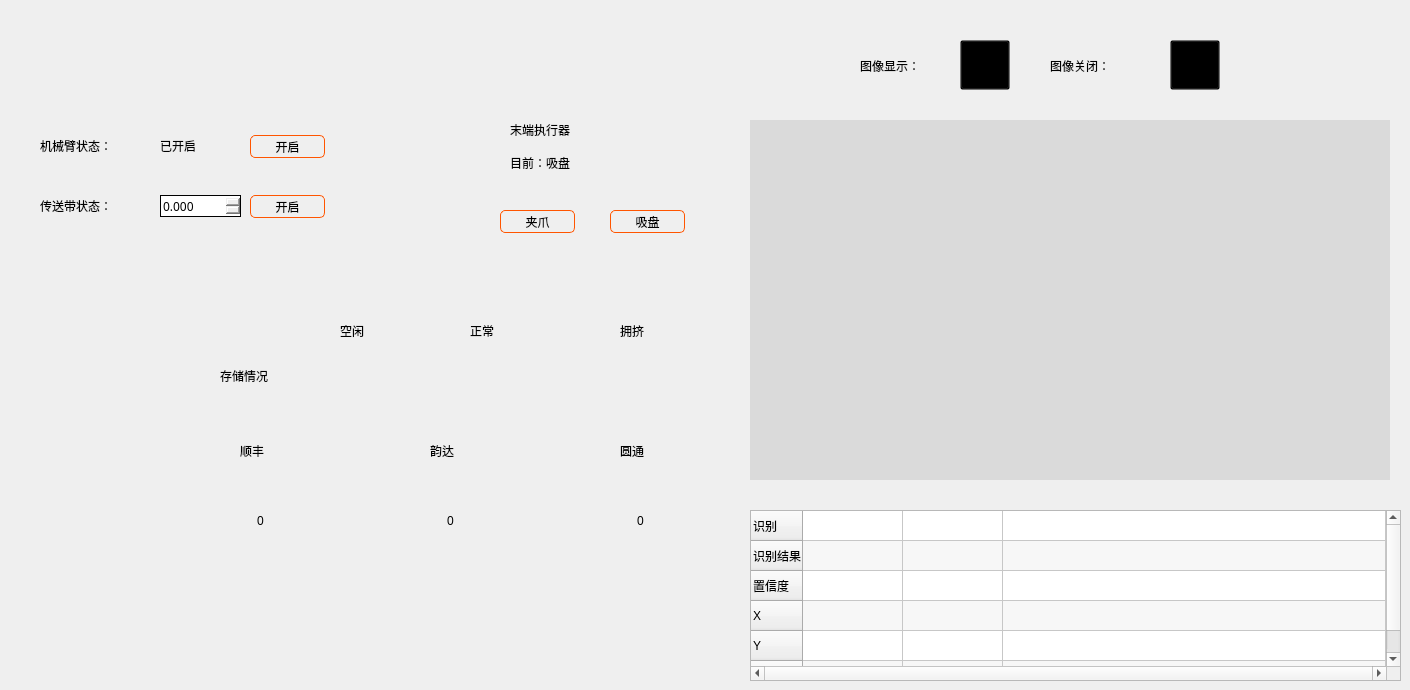
     <widget class="QWidget" name="tab_1_18">
      <attribute name="title">
       <string>工作台现状</string>
      </attribute>
      <widget class="QLabel" name="label_142">
       <property name="geometry">
        <rect>
         <x>860</x>
         <y>40</y>
         <width>91</width>
         <height>51</height>
        </rect>
       </property>
       <property name="styleSheet">
        <string notr="true">
font: 14pt &quot;微软雅黑&quot;;
</string>
       </property>
       <property name="text">
        <string>图像显示：</string>
       </property>
      </widget>
      <widget class="QTableWidget" name="tableWidget1_5">
       <property name="geometry">
        <rect>
         <x>750</x>
         <y>510</y>
         <width>651</width>
         <height>171</height>
        </rect>
       </property>
       <property name="autoFillBackground">
        <bool>true</bool>
       </property>
       <property name="styleSheet">
        <string notr="true">color: rgb(0, 0, 0);</string>
       </property>
       <property name="lineWidth">
        <number>1</number>
       </property>
       <property name="midLineWidth">
        <number>0</number>
       </property>
       <property name="verticalScrollBarPolicy">
        <enum>Qt::ScrollBarPolicy::ScrollBarAlwaysOn</enum>
       </property>
       <property name="horizontalScrollBarPolicy">
        <enum>Qt::ScrollBarPolicy::ScrollBarAlwaysOn</enum>
       </property>
       <property name="sizeAdjustPolicy">
        <enum>QAbstractScrollArea::SizeAdjustPolicy::AdjustToContentsOnFirstShow</enum>
       </property>
       <property name="defaultDropAction">
        <enum>Qt::DropAction::IgnoreAction</enum>
       </property>
       <property name="alternatingRowColors">
        <bool>true</bool>
       </property>
       <property name="textElideMode">
        <enum>Qt::TextElideMode::ElideMiddle</enum>
       </property>
       <property name="horizontalScrollMode">
        <enum>QAbstractItemView::ScrollMode::ScrollPerItem</enum>
       </property>
       <property name="showGrid">
        <bool>true</bool>
       </property>
       <property name="sortingEnabled">
        <bool>false</bool>
       </property>
       <property name="wordWrap">
        <bool>true</bool>
       </property>
       <attribute name="horizontalHeaderVisible">
        <bool>false</bool>
       </attribute>
       <attribute name="horizontalHeaderCascadingSectionResizes">
        <bool>true</bool>
       </attribute>
       <attribute name="horizontalHeaderDefaultSectionSize">
        <number>100</number>
       </attribute>
       <attribute name="horizontalHeaderHighlightSections">
        <bool>true</bool>
       </attribute>
       <attribute name="horizontalHeaderShowSortIndicator" stdset="0">
        <bool>false</bool>
       </attribute>
       <attribute name="horizontalHeaderStretchLastSection">
        <bool>true</bool>
       </attribute>
       <attribute name="verticalHeaderCascadingSectionResizes">
        <bool>true</bool>
       </attribute>
       <attribute name="verticalHeaderHighlightSections">
        <bool>true</bool>
       </attribute>
       <attribute name="verticalHeaderShowSortIndicator" stdset="0">
        <bool>false</bool>
       </attribute>
       <attribute name="verticalHeaderStretchLastSection">
        <bool>true</bool>
       </attribute>
       <row>
        <property name="text">
         <string>识别</string>
        </property>
       </row>
       <row>
        <property name="text">
         <string>识别结果</string>
        </property>
       </row>
       <row>
        <property name="text">
         <string>置信度</string>
        </property>
       </row>
       <row>
        <property name="text">
         <string>X</string>
        </property>
       </row>
       <row>
        <property name="text">
         <string>Y</string>
        </property>
       </row>
       <row>
        <property name="text">
         <string>Z</string>
        </property>
       </row>
       <column>
        <property name="text">
         <string>对象1</string>
        </property>
       </column>
       <column>
        <property name="text">
         <string>对象2</string>
        </property>
       </column>
       <column>
        <property name="text">
         <string>对象3</string>
        </property>
       </column>
      </widget>
      <widget class="QWidget" name="widget_27" native="true">
       <property name="geometry">
        <rect>
         <x>20</x>
         <y>100</y>
         <width>341</width>
         <height>161</height>
        </rect>
       </property>
       <property name="styleSheet">
        <string notr="true">QWidget{
border:2px solid
}
border-color: rgb(207, 207, 207);
color: rgb(0, 0, 0);</string>
       </property>
       <widget class="QLabel" name="label_143">
        <property name="geometry">
         <rect>
          <x>20</x>
          <y>80</y>
          <width>111</width>
          <height>51</height>
         </rect>
        </property>
        <property name="styleSheet">
         <string notr="true">
                      font: 14pt &quot;微软雅黑&quot;;
                      border:0px solid
                  </string>
        </property>
        <property name="text">
         <string>传送带状态：</string>
        </property>
       </widget>
       <widget class="QDoubleSpinBox" name="set_pipeline_v_5">
        <property name="geometry">
         <rect>
          <x>140</x>
          <y>95</y>
          <width>81</width>
          <height>22</height>
         </rect>
        </property>
        <property name="font">
         <font>
          <family>Microsoft YaHei</family>
          <pointsize>9</pointsize>
         </font>
        </property>
        <property name="styleSheet">
         <string notr="true">
                      border:1px solid
                  </string>
        </property>
        <property name="decimals">
         <number>3</number>
        </property>
        <property name="singleStep">
         <double>0.100000000000000</double>
        </property>
        <property name="stepType">
         <enum>QAbstractSpinBox::StepType::DefaultStepType</enum>
        </property>
       </widget>
       <widget class="QPushButton" name="open_or_close_robot_5">
        <property name="geometry">
         <rect>
          <x>230</x>
          <y>35</y>
          <width>75</width>
          <height>23</height>
         </rect>
        </property>
        <property name="styleSheet">
         <string notr="true">
                      QPushButton{
                      background:transparent;
                      font: 14pt &quot;微软雅黑&quot;;
                      border:1px solid;
                      border-color: rgb(255, 85, 0);
                      border-radius:5;
                      }


                      QPushButton::hover{background:rgba(0, 0, 0,170)}
                  </string>
        </property>
        <property name="text">
         <string>开启</string>
        </property>
       </widget>
       <widget class="QLabel" name="state_robot_5">
        <property name="geometry">
         <rect>
          <x>140</x>
          <y>20</y>
          <width>111</width>
          <height>51</height>
         </rect>
        </property>
        <property name="styleSheet">
         <string notr="true">
                      font: 14pt &quot;微软雅黑&quot;;
                      border:0px solid
                  </string>
        </property>
        <property name="text">
         <string>已开启</string>
        </property>
       </widget>
       <widget class="QPushButton" name="open_or_close_pipeline_5">
        <property name="geometry">
         <rect>
          <x>230</x>
          <y>95</y>
          <width>75</width>
          <height>23</height>
         </rect>
        </property>
        <property name="styleSheet">
         <string notr="true">
                      QPushButton{
                      background:transparent;
                      font: 14pt &quot;微软雅黑&quot;;
                      border:1px solid;
                      border-color: rgb(255, 85, 0);
                      border-radius:5;
                      }


                      QPushButton::hover{background:rgba(0, 0, 0,170)}
                  </string>
        </property>
        <property name="text">
         <string>开启</string>
        </property>
       </widget>
       <widget class="QLabel" name="label_144">
        <property name="geometry">
         <rect>
          <x>20</x>
          <y>20</y>
          <width>111</width>
          <height>51</height>
         </rect>
        </property>
        <property name="styleSheet">
         <string notr="true">
font: 14pt &quot;微软雅黑&quot;;
border:0px solid
</string>
        </property>
        <property name="text">
         <string>机械臂状态：</string>
        </property>
       </widget>
      </widget>
      <widget class="QWidget" name="widget_28" native="true">
       <property name="geometry">
        <rect>
         <x>390</x>
         <y>100</y>
         <width>341</width>
         <height>161</height>
        </rect>
       </property>
       <property name="styleSheet">
        <string notr="true">QWidget{
border:2px solid
}
border-color: rgb(207, 207, 207);</string>
       </property>
       <widget class="QLabel" name="label_145">
        <property name="geometry">
         <rect>
          <x>120</x>
          <y>14</y>
          <width>131</width>
          <height>31</height>
         </rect>
        </property>
        <property name="styleSheet">
         <string notr="true">
font: 14pt &quot;微软雅黑&quot;;
border:0px solid
</string>
        </property>
        <property name="text">
         <string>末端执行器</string>
        </property>
       </widget>
       <widget class="QLabel" name="label_146">
        <property name="geometry">
         <rect>
          <x>10</x>
          <y>10</y>
          <width>80</width>
          <height>80</height>
         </rect>
        </property>
        <property name="styleSheet">
         <string notr="true">border:0px solid;
                   border-color: rgb(255, 85, 0);
               </string>
        </property>
        <property name="lineWidth">
         <number>0</number>
        </property>
        <property name="text">
         <string/>
        </property>
        <property name="pixmap">
         <pixmap resource="../resource/1.qrc">:/1/Robotic Arm.png</pixmap>
        </property>
        <property name="scaledContents">
         <bool>true</bool>
        </property>
       </widget>
       <widget class="QLabel" name="state_end_excutive_5">
        <property name="geometry">
         <rect>
          <x>120</x>
          <y>50</y>
          <width>131</width>
          <height>25</height>
         </rect>
        </property>
        <property name="styleSheet">
         <string notr="true">
                      font: 14pt &quot;微软雅黑&quot;;
                      border:0px solid
                  </string>
        </property>
        <property name="text">
         <string>目前：吸盘</string>
        </property>
       </widget>
       <widget class="QPushButton" name="choose_xipan_5">
        <property name="geometry">
         <rect>
          <x>220</x>
          <y>110</y>
          <width>75</width>
          <height>23</height>
         </rect>
        </property>
        <property name="styleSheet">
         <string notr="true">
                      QPushButton{
                      background:transparent;
                      font: 14pt &quot;微软雅黑&quot;;
                      border:1px solid;
                      border-color: rgb(255, 85, 0);
                      border-radius:5;
                      }


                      QPushButton::hover{background:rgba(0, 0, 0,170)}
                  </string>
        </property>
        <property name="text">
         <string>吸盘</string>
        </property>
       </widget>
       <widget class="QPushButton" name="choose_jiazhua_5">
        <property name="geometry">
         <rect>
          <x>110</x>
          <y>110</y>
          <width>75</width>
          <height>23</height>
         </rect>
        </property>
        <property name="styleSheet">
         <string notr="true">
                      QPushButton{
                      background:transparent;
                      font: 14pt &quot;微软雅黑&quot;;
                      border:1px solid;
                      border-color: rgb(255, 85, 0);
                      border-radius:5;
                      }


                      QPushButton::hover{background:rgba(0, 0, 0,170)}
</string>
        </property>
        <property name="text">
         <string>夹爪</string>
        </property>
       </widget>
      </widget>
      <widget class="QLabel" name="label_147">
       <property name="geometry">
        <rect>
         <x>760</x>
         <y>20</y>
         <width>80</width>
         <height>80</height>
        </rect>
       </property>
       <property name="text">
        <string/>
       </property>
       <property name="pixmap">
        <pixmap resource="../resource/1.qrc">:/1/发布.png</pixmap>
       </property>
       <property name="scaledContents">
        <bool>true</bool>
       </property>
      </widget>
      <widget class="QPushButton" name="open_video1_5">
       <property name="geometry">
        <rect>
         <x>960</x>
         <y>40</y>
         <width>50</width>
         <height>50</height>
        </rect>
       </property>
       <property name="styleSheet">
        <string notr="true">QPushButton{background:transparent}

QPushButton::hover{background:rgba(0, 0, 0,170)}</string>
       </property>
       <property name="text">
        <string/>
       </property>
       <property name="icon">
        <iconset resource="../resource/1.qrc">
         <normaloff>:/1/摄像头.png</normaloff>:/1/摄像头.png</iconset>
       </property>
       <property name="iconSize">
        <size>
         <width>48</width>
         <height>48</height>
        </size>
       </property>
       <property name="checkable">
        <bool>true</bool>
       </property>
      </widget>
      <widget class="QPushButton" name="close_video1_5">
       <property name="geometry">
        <rect>
         <x>1170</x>
         <y>40</y>
         <width>50</width>
         <height>50</height>
        </rect>
       </property>
       <property name="styleSheet">
        <string notr="true">QPushButton{background:transparent}

QPushButton::hover{background:rgba(0, 0, 0,170)}</string>
       </property>
       <property name="text">
        <string/>
       </property>
       <property name="icon">
        <iconset resource="../resource/1.qrc">
         <normaloff>:/1/摄像头_关闭.png</normaloff>:/1/摄像头_关闭.png</iconset>
       </property>
       <property name="iconSize">
        <size>
         <width>48</width>
         <height>48</height>
        </size>
       </property>
       <property name="checkable">
        <bool>true</bool>
       </property>
      </widget>
      <widget class="QLabel" name="video1_5">
       <property name="geometry">
        <rect>
         <x>750</x>
         <y>120</y>
         <width>640</width>
         <height>360</height>
        </rect>
       </property>
       <property name="styleSheet">
        <string notr="true">background:rgb(218, 218, 218)</string>
       </property>
       <property name="text">
        <string/>
       </property>
      </widget>
      <widget class="QLabel" name="label_148">
       <property name="geometry">
        <rect>
         <x>1050</x>
         <y>40</y>
         <width>101</width>
         <height>51</height>
        </rect>
       </property>
       <property name="styleSheet">
        <string notr="true">
                     font: 14pt &quot;微软雅黑&quot;;
                 </string>
       </property>
       <property name="text">
        <string>图像关闭：</string>
       </property>
      </widget>
      <widget class="QWidget" name="widget_29" native="true">
       <property name="geometry">
        <rect>
         <x>20</x>
         <y>290</y>
         <width>711</width>
         <height>391</height>
        </rect>
       </property>
       <property name="styleSheet">
        <string notr="true">QWidget{
border:2px solid
}
border-color: rgb(207, 207, 207);</string>
       </property>
       <widget class="QLabel" name="label_149">
        <property name="geometry">
         <rect>
          <x>10</x>
          <y>10</y>
          <width>161</width>
          <height>171</height>
         </rect>
        </property>
        <property name="styleSheet">
         <string notr="true">border:0px solid;
                   border-color: rgb(255, 85, 0);
               </string>
        </property>
        <property name="lineWidth">
         <number>0</number>
        </property>
        <property name="text">
         <string/>
        </property>
        <property name="pixmap">
         <pixmap resource="../resource/1.qrc">:/1/仓库库存.png</pixmap>
        </property>
        <property name="scaledContents">
         <bool>true</bool>
        </property>
       </widget>
       <widget class="QLabel" name="label_150">
        <property name="geometry">
         <rect>
          <x>200</x>
          <y>60</y>
          <width>81</width>
          <height>51</height>
         </rect>
        </property>
        <property name="styleSheet">
         <string notr="true">
font: 14pt &quot;微软雅黑&quot;;
border:0px solid
</string>
        </property>
        <property name="text">
         <string>存储情况</string>
        </property>
       </widget>
       <widget class="QLabel" name="state_shunfeng_5">
        <property name="geometry">
         <rect>
          <x>190</x>
          <y>110</y>
          <width>100</width>
          <height>100</height>
         </rect>
        </property>
        <property name="text">
         <string/>
        </property>
        <property name="pixmap">
         <pixmap resource="../resource/1.qrc">:/1/圆角矩形 (1).png</pixmap>
        </property>
        <property name="scaledContents">
         <bool>true</bool>
        </property>
       </widget>
       <widget class="QLabel" name="state_yunda_5">
        <property name="geometry">
         <rect>
          <x>380</x>
          <y>110</y>
          <width>100</width>
          <height>100</height>
         </rect>
        </property>
        <property name="text">
         <string/>
        </property>
        <property name="pixmap">
         <pixmap resource="../resource/1.qrc">:/1/圆角矩形 (1).png</pixmap>
        </property>
        <property name="scaledContents">
         <bool>true</bool>
        </property>
       </widget>
       <widget class="QLabel" name="state_yuantong_5">
        <property name="geometry">
         <rect>
          <x>570</x>
          <y>110</y>
          <width>100</width>
          <height>100</height>
         </rect>
        </property>
        <property name="text">
         <string/>
        </property>
        <property name="pixmap">
         <pixmap resource="../resource/1.qrc">:/1/圆角矩形 (1).png</pixmap>
        </property>
        <property name="scaledContents">
         <bool>true</bool>
        </property>
       </widget>
       <widget class="QLabel" name="label_151">
        <property name="geometry">
         <rect>
          <x>190</x>
          <y>250</y>
          <width>100</width>
          <height>100</height>
         </rect>
        </property>
        <property name="text">
         <string/>
        </property>
        <property name="pixmap">
         <pixmap resource="../resource/1.qrc">:/1/圆角矩形 (1).png</pixmap>
        </property>
        <property name="scaledContents">
         <bool>true</bool>
        </property>
       </widget>
       <widget class="QLabel" name="label_152">
        <property name="geometry">
         <rect>
          <x>380</x>
          <y>250</y>
          <width>100</width>
          <height>100</height>
         </rect>
        </property>
        <property name="text">
         <string/>
        </property>
        <property name="pixmap">
         <pixmap resource="../resource/1.qrc">:/1/圆角矩形 (1).png</pixmap>
        </property>
        <property name="scaledContents">
         <bool>true</bool>
        </property>
       </widget>
       <widget class="QLabel" name="label_153">
        <property name="geometry">
         <rect>
          <x>570</x>
          <y>250</y>
          <width>100</width>
          <height>100</height>
         </rect>
        </property>
        <property name="text">
         <string/>
        </property>
        <property name="pixmap">
         <pixmap resource="../resource/1.qrc">:/1/圆角矩形 (1).png</pixmap>
        </property>
        <property name="scaledContents">
         <bool>true</bool>
        </property>
       </widget>
       <widget class="QLabel" name="label_154">
        <property name="geometry">
         <rect>
          <x>260</x>
          <y>20</y>
          <width>40</width>
          <height>40</height>
         </rect>
        </property>
        <property name="styleSheet">
         <string notr="true">border:0px solid
</string>
        </property>
        <property name="text">
         <string/>
        </property>
        <property name="pixmap">
         <pixmap resource="../resource/1.qrc">:/1/圆角矩形 (1).png</pixmap>
        </property>
        <property name="scaledContents">
         <bool>true</bool>
        </property>
       </widget>
       <widget class="QLabel" name="label_155">
        <property name="geometry">
         <rect>
          <x>390</x>
          <y>20</y>
          <width>40</width>
          <height>40</height>
         </rect>
        </property>
        <property name="styleSheet">
         <string notr="true">border:0px solid
</string>
        </property>
        <property name="text">
         <string/>
        </property>
        <property name="pixmap">
         <pixmap resource="../resource/1.qrc">:/1/圆角矩形.png</pixmap>
        </property>
        <property name="scaledContents">
         <bool>true</bool>
        </property>
       </widget>
       <widget class="QLabel" name="label_156">
        <property name="geometry">
         <rect>
          <x>540</x>
          <y>20</y>
          <width>40</width>
          <height>40</height>
         </rect>
        </property>
        <property name="styleSheet">
         <string notr="true">border:0px solid
</string>
        </property>
        <property name="text">
         <string/>
        </property>
        <property name="pixmap">
         <pixmap resource="../resource/1.qrc">:/1/圆角矩形 (2).png</pixmap>
        </property>
        <property name="scaledContents">
         <bool>true</bool>
        </property>
       </widget>
       <widget class="QLabel" name="label_157">
        <property name="geometry">
         <rect>
          <x>320</x>
          <y>15</y>
          <width>41</width>
          <height>51</height>
         </rect>
        </property>
        <property name="styleSheet">
         <string notr="true">
font: 14pt &quot;微软雅黑&quot;;
border:0px solid
</string>
        </property>
        <property name="text">
         <string>空闲</string>
        </property>
       </widget>
       <widget class="QLabel" name="label_158">
        <property name="geometry">
         <rect>
          <x>600</x>
          <y>15</y>
          <width>41</width>
          <height>51</height>
         </rect>
        </property>
        <property name="styleSheet">
         <string notr="true">
font: 14pt &quot;微软雅黑&quot;;
border:0px solid
</string>
        </property>
        <property name="text">
         <string>拥挤</string>
        </property>
       </widget>
       <widget class="QLabel" name="label_159">
        <property name="geometry">
         <rect>
          <x>450</x>
          <y>15</y>
          <width>41</width>
          <height>51</height>
         </rect>
        </property>
        <property name="styleSheet">
         <string notr="true">
font: 14pt &quot;微软雅黑&quot;;
border:0px solid
</string>
        </property>
        <property name="text">
         <string>正常</string>
        </property>
       </widget>
       <widget class="QLabel" name="label_160">
        <property name="geometry">
         <rect>
          <x>220</x>
          <y>140</y>
          <width>41</width>
          <height>41</height>
         </rect>
        </property>
        <property name="styleSheet">
         <string notr="true">
font: 14pt &quot;微软雅黑&quot;;
border:0px solid
</string>
        </property>
        <property name="text">
         <string>顺丰</string>
        </property>
       </widget>
       <widget class="QLabel" name="label_161">
        <property name="geometry">
         <rect>
          <x>410</x>
          <y>140</y>
          <width>41</width>
          <height>41</height>
         </rect>
        </property>
        <property name="styleSheet">
         <string notr="true">
font: 14pt &quot;微软雅黑&quot;;
border:0px solid
</string>
        </property>
        <property name="text">
         <string>韵达</string>
        </property>
       </widget>
       <widget class="QLabel" name="label_162">
        <property name="geometry">
         <rect>
          <x>600</x>
          <y>140</y>
          <width>41</width>
          <height>41</height>
         </rect>
        </property>
        <property name="styleSheet">
         <string notr="true">
font: 14pt &quot;微软雅黑&quot;;
border:0px solid
</string>
        </property>
        <property name="text">
         <string>圆通</string>
        </property>
       </widget>
       <widget class="QLabel" name="num_shunfeng_5">
        <property name="geometry">
         <rect>
          <x>220</x>
          <y>210</y>
          <width>41</width>
          <height>41</height>
         </rect>
        </property>
        <property name="styleSheet">
         <string notr="true">
font: 14pt &quot;微软雅黑&quot;;
border:0px solid
</string>
        </property>
        <property name="text">
         <string>0</string>
        </property>
        <property name="scaledContents">
         <bool>true</bool>
        </property>
        <property name="alignment">
         <set>Qt::AlignmentFlag::AlignCenter</set>
        </property>
       </widget>
       <widget class="QLabel" name="num_yunda_5">
        <property name="geometry">
         <rect>
          <x>410</x>
          <y>210</y>
          <width>41</width>
          <height>41</height>
         </rect>
        </property>
        <property name="styleSheet">
         <string notr="true">
font: 14pt &quot;微软雅黑&quot;;
border:0px solid
</string>
        </property>
        <property name="text">
         <string>0</string>
        </property>
        <property name="scaledContents">
         <bool>true</bool>
        </property>
        <property name="alignment">
         <set>Qt::AlignmentFlag::AlignCenter</set>
        </property>
       </widget>
       <widget class="QLabel" name="num_yuantong_5">
        <property name="geometry">
         <rect>
          <x>600</x>
          <y>210</y>
          <width>41</width>
          <height>41</height>
         </rect>
        </property>
        <property name="styleSheet">
         <string notr="true">
font: 14pt &quot;微软雅黑&quot;;
border:0px solid
</string>
        </property>
        <property name="text">
         <string>0</string>
        </property>
        <property name="scaledContents">
         <bool>true</bool>
        </property>
        <property name="alignment">
         <set>Qt::AlignmentFlag::AlignCenter</set>
        </property>
       </widget>
      </widget>
     </widget>
